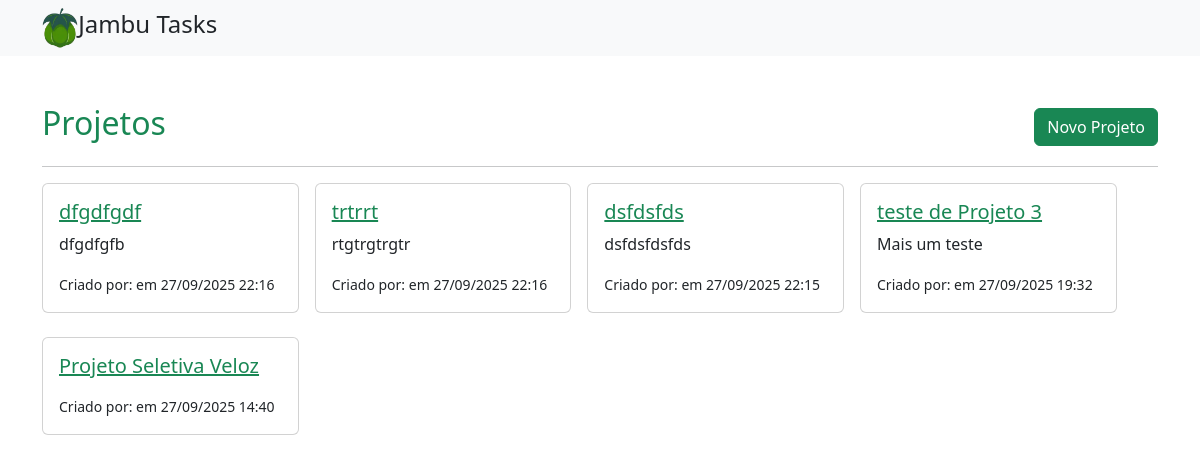
Before: /projetos/ (signed in) with the older database file.
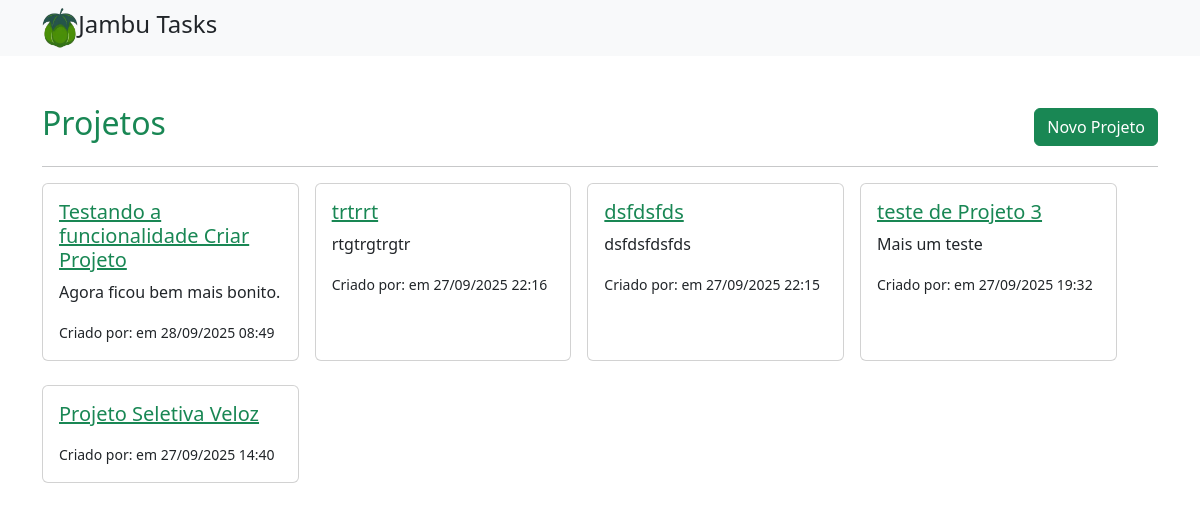
After: the same page with the newer database file.
### projetos/models.py (models this page shows, shortened)
class Projeto(models.Model):
    titulo = models.CharField("Título", max_length=200, default="Sem título")
    descricao = models.TextField("Descrição", blank=True)
    participantes = models.ManyToManyField(
        User,
        related_name='participacao_projetos',
        blank=True,
        verbose_name="Participantes"
    )
    criador = models.ForeignKey(
        User,
        on_delete=models.SET_NULL,
        null=True,
        related_name='projetos_criados',
        verbose_name="Criador"
    )
    criado_em = models.DateTimeField("Criado em", auto_now_add=True)

### projetos/views.py (the view)
# urls.py: path('', ListaProjetos.as_view(), name='lista_projetos'),
class ListaProjetos(LoginRequiredMixin, generic.ListView):
    model = Projeto
    template_name = 'projetos/lista_projetos.html'
    context_object_name = 'projetos'
    ordering = ['-criado_em']

### projetos/templates/projetos/lista_projetos.html
{% extends "base.html" %}
{% block content %}
<div class="container mt-4">
  <div class="d-flex justify-content-between align-items-center">
    <h2 class="text-success">Projetos</h2>
    <a class="btn btn-success" href="{% url 'projetos:criar' %}">Novo Projeto</a>
  </div>
  <hr>
  <div class="d-flex flex-wrap gap-3">
  {% for projeto in projetos %}
    <div class="card mb-2" style="width:23%;">
      <div class="card-body">
        <h5><a class="text-success" href="{% url 'projetos:detalhe' projeto.pk %}">{{ projeto.titulo }}</a></h5>
        <p>{{ projeto.descricao|truncatewords:20 }}</p>
        <small>Criado por: {{ projeto.criador.get_full_name }} em {{ projeto.criado_em|date:"d/m/Y H:i" }}</small>
      </div>
    </div>
  {% empty %}
    <p>Nenhum projeto encontrado.</p>
  {% endfor %}
  </div>
</div>
{% endblock %}

Changed rows visible on the page:
removed Projeto: titulo "dfgdfgdf", descricao "dfgdfgfb", criado_em "27/09/2025 22:16"
added Projeto: titulo "Testando a funcionalidade Criar Projeto", descricao "Agora ficou bem mais bonito.", criado_em "28/09/2025 08:49"
